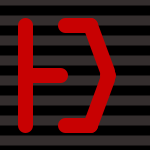
Frame 1 (no input)
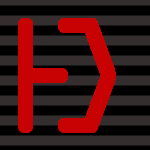
Frame 60 (the mouse pressed at the canvas centre just before this capture)
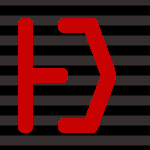
Frame 120 (the mouse held since frame 60 and released just before this capture)

The Processing sketch that drew these frames (run headless with seeded random() and noise(); from frame 60 on, the mouse is pressed at the canvas centre):

// Processing sketch: processing_44657
// ── processing_44657.pde

int d = 25;
void setup( )
{
  size(150, 150);
  background(0);
  smooth();
  stroke(52, 46, 46);
  strokeWeight(10);
  for (int i = 0; i < 150; i = i + 20)
    line (0, i, width, i);
}
void draw () {
  stroke(200, 1, 2);
  strokeWeight(15);
  line(d, d, d, 125);
  line(d, 75, 60, 75);
  line(65, d, 90, d);
  line(65, 125, 90, 125);
  line(90, d, 107, 71);
  line(90, 125, 107, 79);
  line(107, 75, 108, 75);
}


                
                
